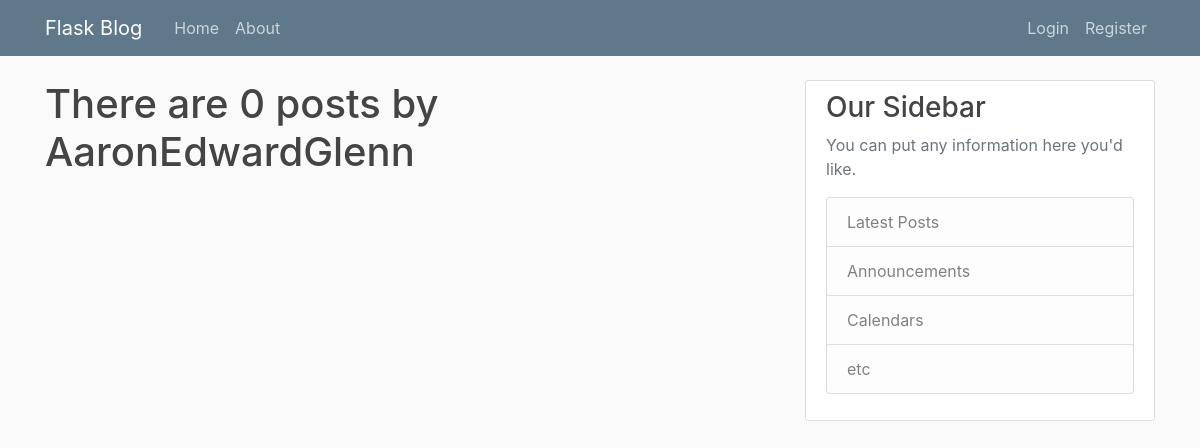
Page /user/AaronEdwardGlenn on the earlier database version.
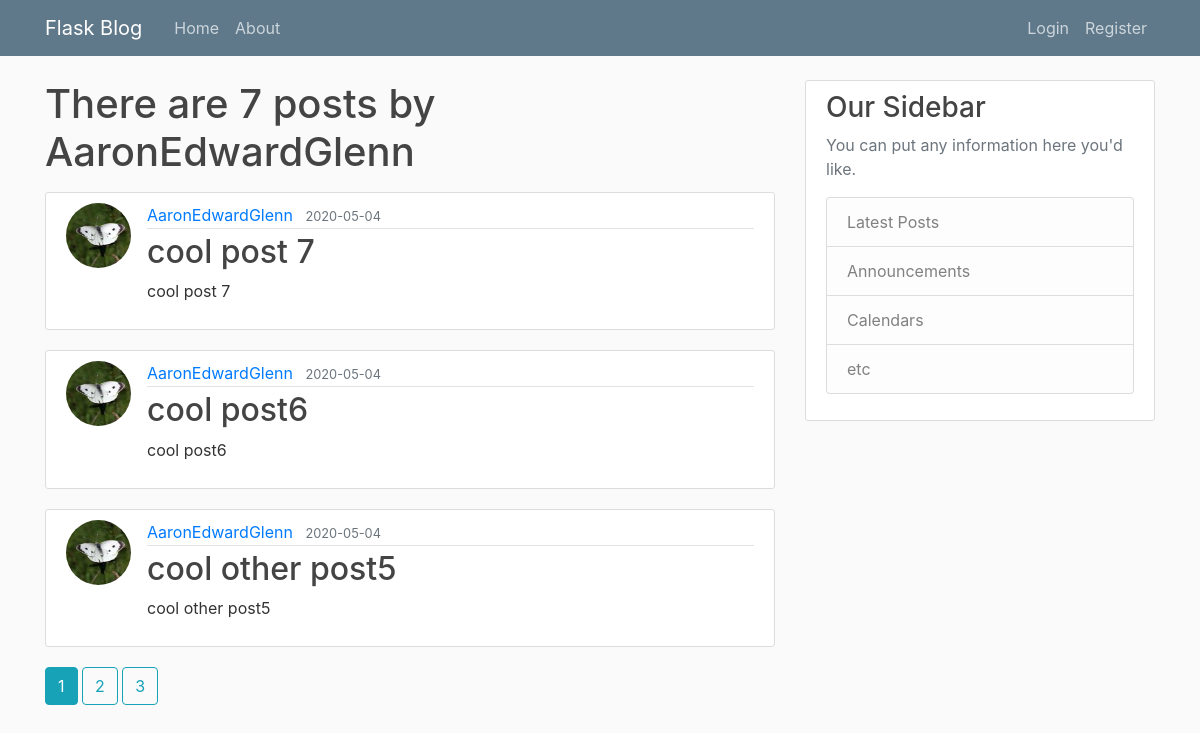
Same page on the later database version.
### flaskblog/models.py (models this page shows, shortened)
class User(db.Model, UserMixin):
    id = db.Column(db.Integer, primary_key=True)
    username = db.Column(db.String(20), unique=True, nullable=False)
    email = db.Column(db.String(120), unique=True, nullable=False)
    image_file = db.Column(db.String(20), nullable=False, default='default.jpg')
    password = db.Column(db.String(60), nullable=False)
    posts = db.relationship('Post', backref='author', lazy=True)

class Post(db.Model):
    id = db.Column(db.Integer, primary_key=True)
    title = db.Column(db.String(100), nullable=False)
    date_posted = db.Column(db.DateTime, nullable=False, default=datetime.utcnow)
    content = db.Column(db.Text, nullable=False)
    user_id = db.Column(db.Integer, db.ForeignKey('user.id'), nullable=False)

### flaskblog/routes.py (the view)
@app.route("/user/<string:username>")
def user_posts(username):
    page = request.args.get('page', 1, type=int)
    user = User.query.filter_by(username=username).first_or_404()
    posts = Post.query.filter_by(author=user)\
        .order_by(Post.date_posted.desc())\
        .paginate(page=page, per_page=3)
    return render_template('user_posts.html', posts=posts, user=user)

### flaskblog/templates/user_posts.html
{% extends "layout.html" %}
{% block content %}
    <h1 class="mb-3">There are {{ posts.total }} posts by {{ user.username }}</h1>
    {% for post in posts.items %}
        <article class="media content-section">
          <img class="rounded-circle article-img" src="{{ url_for('static', filename='profile_pics/' + post.author.image_file) }}">
          <div class="media-body">
            <div class="article-metadata">
              <a class="mr-2" href="{{ url_for('user_posts', username=post.author.username) }}">{{ post.author.username }}</a>
              <small class="text-muted">{{ post.date_posted.strftime('%Y-%m-%d') }}</small>
            </div>
            <h2><a class="article-title" href="{{ url_for('post', post_id=post.id) }}">{{ post.title }}</a></h2>
            <p class="article-content">{{ post.content }}</p>
          </div>
        </article>
    {% endfor %}
    {% for page_num in posts.iter_pages(left_edge=1, right_edge=1, left_current=1, right_current=2) %}
      {% if page_num %}
        {% if posts.page == page_num %}
          <a class="btn btn-info mb-4" href="{{ url_for('user_posts', username=user.username, page=page_num) }}">{{ page_num }}</a>
        {% else %}
          <a class="btn btn-outline-info mb-4" href="{{ url_for('user_posts', username=user.username, page=page_num) }}">{{ page_num }}</a>
        {% endif %}
      {% else %}
        ...
      {% endif %}
    {% endfor %}
{% endblock content %}

### flaskblog/templates/layout.html (shortened to what this page needs)
<!DOCTYPE html>
<html lang="en" dir="ltr">
<head>
    <link rel="stylesheet" href="https://maxcdn.bootstrapcdn.com/bootstrap/4.0.0/css/bootstrap.min.css">
    <link rel="stylesheet" type="text/css" href="{{ url_for('static', filename='main.css') }}">
</head>
<body>
    <header class="site-header">
        <nav class="navbar navbar-expand-md navbar-dark bg-steel fixed-top">
            <div class="container">
                <a class="navbar-brand mr-4" href="/">Flask Blog</a>
                <div class="collapse navbar-collapse" id="navbarToggle">
                    <div class="navbar-nav mr-auto">
                        <a class="nav-item nav-link" href={{ url_for('home') }}>Home</a>
                        <a class="nav-item nav-link" href={{ url_for('about') }}>About</a>
                    </div>
                    <div class="navbar-nav">
                        {% if current_user.is_authenticated %}
                        <a class="nav-item nav-link" href={{ url_for('new_post') }}>New Post</a>
                        <a class="nav-item nav-link" href={{ url_for('account') }}>Account</a>
                        <a class="nav-item nav-link" href={{ url_for('logout') }}>Logout</a>
                        {% else %}
                        <a class="nav-item nav-link" href={{ url_for('login') }}>Login</a>
                        <a class="nav-item nav-link" href={{ url_for('register') }}>Register</a>
                        {% endif %}
                    </div>
                </div>
            </div>
        </nav>
    </header>
    <main role="main" class="container">
        <div class="row">
            <div class="col-md-8">
                {% block content %}{% endblock %}
            </div>
            <div class="col-md-4">
                <div class="content-section">
                    <h3>Our Sidebar</h3>
                    <p class='text-muted'>You can put any information here you'd like.
                        <ul class="list-group">
                            <li class="list-group-item list-group-item-light">Latest Posts</li>
                            <li class="list-group-item list-group-item-light">Announcements</li>
                            <li class="list-group-item list-group-item-light">Calendars</li>
                            <li class="list-group-item list-group-item-light">etc</li>
                        </ul>
                    </p>
                </div>
            </div>
        </div>
    </main>
</body>
</html>

### flaskblog/static/main.css (style rules this page uses)
body { background: #fafafa; color: #333333; margin-top: 5rem; }
h1, h2, h3, h4, h5, h6 { color: #444444; }
.bg-steel { background-color: #5f788a; }
.site-header .navbar-nav .nav-link { color: #cbd5db; }
.content-section { background: #ffffff; padding: 10px 20px; border: 1px solid #dddddd; border-radius: 3px; margin-bottom: 20px; }
.article-title { color: #444444; }
.article-content { white-space: pre-line; }
.article-img { height: 65px; width: 65px; margin-right: 16px; }
.article-metadata { padding-bottom: 1px; margin-bottom: 4px; border-bottom: 1px solid #e3e3e3 }

Differences in the rows shown:
added Post: image_file (picture), author.username "AaronEdwardGlenn", date_posted "2020-05-04", title "cool post 7", content "cool post 7"
added Post: image_file (picture), author.username "AaronEdwardGlenn", date_posted "2020-05-04", title "cool post6", content "cool post6"
added Post: image_file (picture), author.username "AaronEdwardGlenn", date_posted "2020-05-04", title "cool other post5", content "cool other post5"
Other differences:
{{ posts.total }}: "0" → "7"
new list line: "1"
new list line: "2"
new list line: "3"
